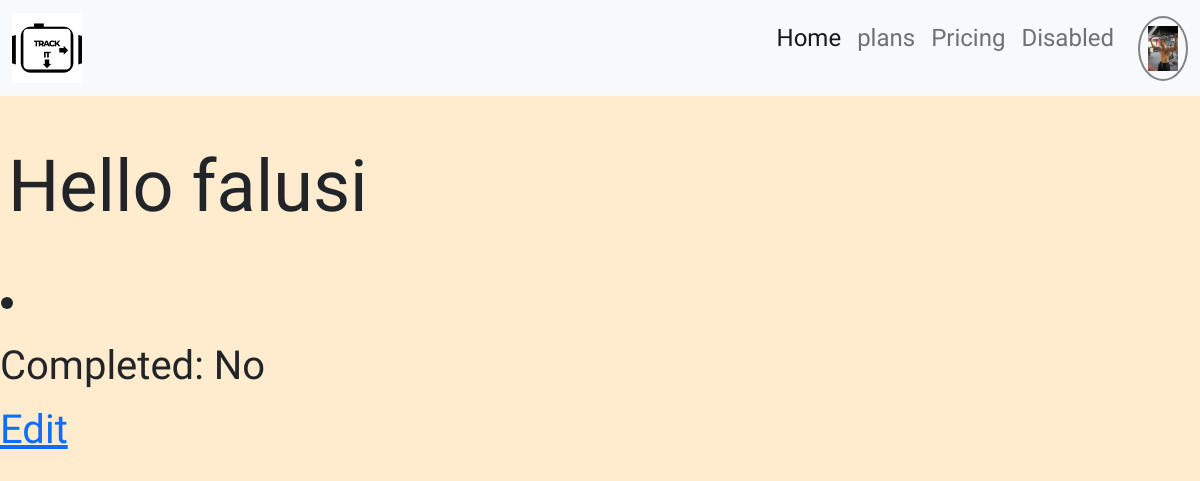
Screenshot of /dashboard (signed in) with the database file from the repository.
### users/models.py (models this page shows, shortened)
class Profile(models.Model):# profile model
    user = models.OneToOneField(User, on_delete=models.CASCADE)
    full_name = models.CharField(max_length=100, null=True, blank=True)
    date_of_birth= models.DateField(null=True, blank=True)
    gender= models.CharField(max_length=10, null=True, blank=True)
    weight = models.FloatField(null=True, blank=True)
    height = models.FloatField(null=True, blank=True)
    goals = models.ForeignKey(Goal, on_delete=models.CASCADE, null=True, blank=True)
    profile_image = models.ImageField(upload_to='uploads/profiles/', blank=True, null=True)
    def __str__(self):
        return f"Profile of {self.user.email}"
    @property
    def bmi(self):# bmi calculator
        if self.weight and self.height:
            height_in_meters = self.height / 100
            return round(self.weight / (height_in_meters ** 2), 2)
        return 0.0

### workout/models.py (models this page shows, shortened)
class UserWorkoutPlan(models.Model):# creating the workout plans model
    user= models.ForeignKey(Profile, on_delete=models.CASCADE)
    date_created=models.DateField(auto_now=True)
    completed= models.BooleanField(default=False)
    intensity=models.CharField(null=True, blank=True, max_length=20, default='low', choices=INTENSITY)

### users/views.py (the view)
# urls.py: path('dashboard', user_views.dashboard, name='dashboard'),
def dashboard(request):# dashboard
    if request.user.is_authenticated:
        profile = get_object_or_404(Profile, user=request.user)
        workout_plan= UserWorkoutPlan.objects.filter(user=profile, date_created=date.today())
        workouts = UserWorkoutPlan.objects.filter(user=profile, date_created=date.today())
        context= {'workouts': workouts, 'profile': profile}
        return render(request, 'dashboard.html', context)
    return redirect('login')

### templates/dashboard.html (shortened to what this page needs)
{% load static%}
<!DOCTYPE html>
<html lang="en">
<head>
  <link href="https://cdn.jsdelivr.net/npm/bootstrap@5.0.2/dist/css/bootstrap.min.css" rel="stylesheet"
>
  <link rel="stylesheet" href="">
</head>
<body style="background-color: blanchedalmond; overflow-x: hidden; font-family: oxanium;">
  <section class="container-fluid" style="padding: 0;">
    <nav class="navbar navbar-expand-lg navbar-light bg-light">
      <div class="container-fluid">
        <a class="navbar-brand" href="#">
          <img src="/static/images/bg2.png" alt="company logo" width="70" height="70">
        </a>
        <div class="collapse navbar-collapse" id="navbarNavAltMarkup">
          <div class="navbar-nav ms-auto">
            <a class="nav-link active h4" aria-current="page" href="dashboard.html">Home</a>
            <a class="nav-link h4" href="{% url 'plans' %}">plans</a>
            <a class="nav-link h4" href="#">Pricing</a>
            <a class="nav-link h4" href="#">Disabled</a>
            {% if  profile.profile_image %}
            <a class="nav-link" href="{% url 'update_profile'%}"><div style="border: solid rgb(131, 131, 131) 2px; border-radius: 50%;"><img src="{{profile.profile_image.url }}" alt="default image" width="30" ></a></div>
            {% endif %}
          </div>
        </div>
    </nav>
    <main>
      <h1 class="display-2 ms-2 my-5">Hello <span><strong>{{ request.user.username }}</strong></span></h1>
      <h1>{{ workout_plan }}
      {% for workout in workouts %}
    <div>
        <ul>
          <li> {{ workout.name }}</li>
        </ul>
        <p>Completed: {% if workout.completed %}Yes{% else %}No{% endif %}</p>
        <a href="{% url 'edit_workout_plan' workout.id %}">Edit</a>
    </div>
{% endfor %}
    </main>
  </section>
</body>
</html>

### rows the page displays
Profile: profile_image (picture)
UserWorkoutPlan: completed "No"

### other values shown
{{ request.user.username }} "falusi"
